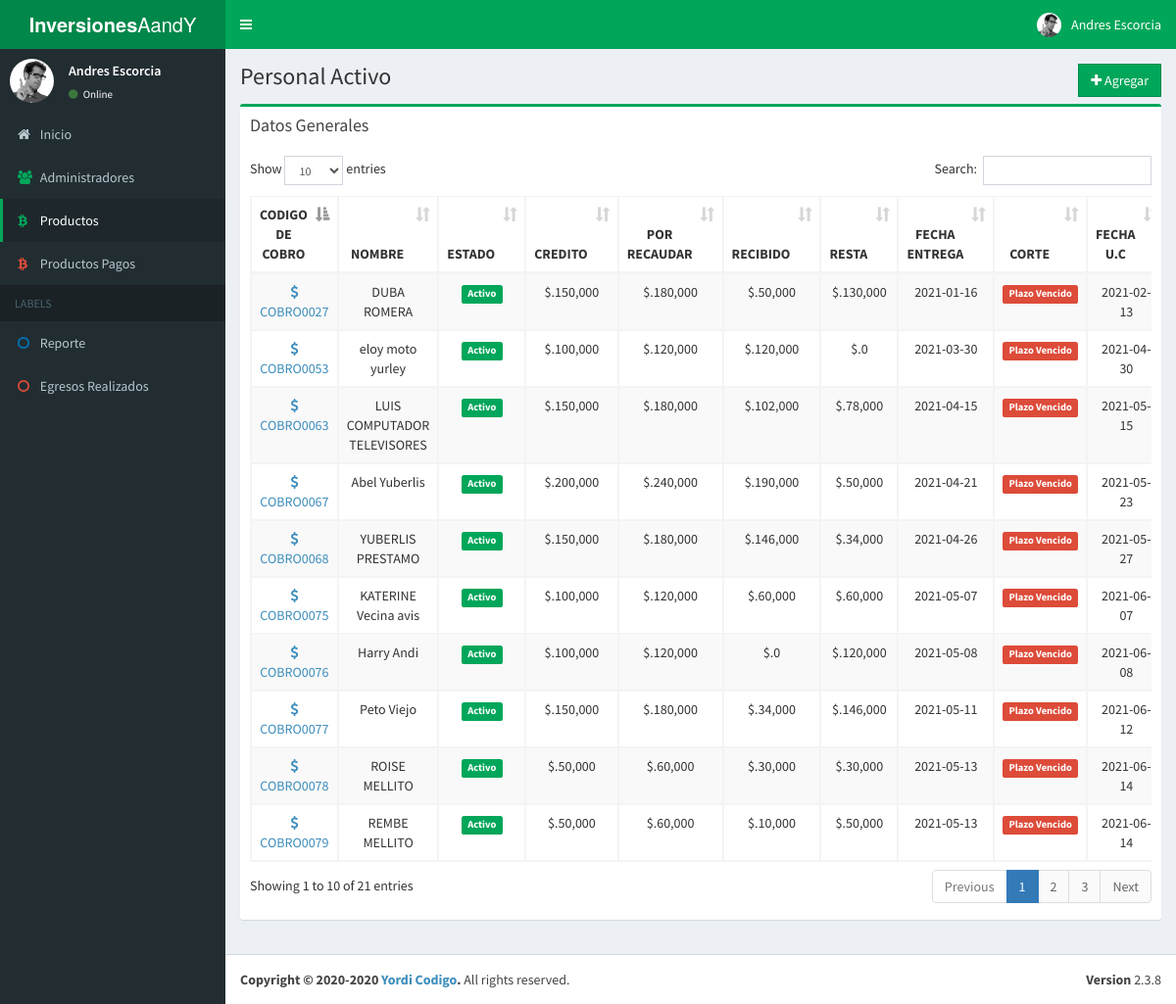
The page /productos.php (signed in) on the database its author committed.
### tables this page shows
CREATE TABLE IF NOT EXISTS `db_usuarios_cobrar` (
  `id` int(11) NOT NULL AUTO_INCREMENT,
  `codigo` varchar(50) DEFAULT NULL,
  `nombres` varchar(50) DEFAULT NULL,
  `apellidos` varchar(50) DEFAULT NULL,
  `direccion` varchar(50) DEFAULT NULL,
  `estado` varchar(50) DEFAULT NULL,
  `prestado` decimal(10,0) DEFAULT NULL,
  `interes` decimal(10,0) DEFAULT NULL,
  `acobrar` decimal(10,0) DEFAULT NULL,
  `recibido` decimal(10,0) DEFAULT NULL,
  `fecha_entrega` date DEFAULT NULL,
  `fechapc` date DEFAULT NULL,
  `fechauc` date DEFAULT NULL,
  PRIMARY KEY (`id`) USING BTREE,
  UNIQUE KEY `codigo` (`codigo`) USING BTREE
);

### productos.php (the view, shortened to what this page needs)
<?php include('includes/header.php');
include 'config/database.php';
 $ejecutar = "SELECT * FROM db_usuarios_cobrar WHERE estado='Activo'";
    $resultado = $conn->query($ejecutar);
    $productos = array();
    while ($row = $resultado->fetch_assoc()) {
      $productos[]= $row;
    }
    $fecha = date("Y-m-d");
?>
<section class="content-header">
  <h1>
    Personal Activo
    <a class="btn btn-success btn-flat pull-right" href="" title="Agregar" data-toggle="modal" data-target="#agregarproductos"><i class="fa fa-plus"></i> Agregar</a>
  </h1>
</section>
<section class="content">
  <div class="row">
    <div class="col-xs-12">
      <div class="box box-success">
        <div class="box-header">
          <h3 class="box-title">Datos Generales</h3>
        </div>
        <div class="box-body">
            <div class="table-responsive">
              <table id="example1" class="table table-bordered table-striped">
                <thead>
                <tr>
                  <th class="text-center">CODIGO DE COBRO</th>
                  <th class="text-center">NOMBRE</th>
                  <th class="text-center">ESTADO</th>
                  <th class="text-center">CREDITO</th>
                  <th class="text-center">POR RECAUDAR</th>
                  <th class="text-center">RECIBIDO</th>
                  <th class="text-center">RESTA</th>
                  <th class="text-center">FECHA ENTREGA</th>
                  <th class="text-center">CORTE</th>
                  <th class="text-center">FECHA U.C</th>
                </tr>
                </thead>
                <tbody>
                <tr>
                <?php
                foreach($productos as $x => $productos) {
                        ?>
                  <td class="text-center"><a href="addcobro.php?id=<?php echo $productos['codigo'] ?>"><span class="fa fa-dollar" aria-hidden="true"></span><?php echo $productos['codigo']; ?></a></td>
                  <td class="text-center"><?php echo $productos['nombres'] ?> <?php echo $productos['apellidos'] ?></td>
                  <td class="text-center">
                  <?php
      if ($productos['estado'] == 'Activo') {
        echo '<span class="label label-success">Activo</span>';
      } else if ($productos['estado'] == 'Inactivo') {
        echo '<span class="label label-danger">Inactivo</span>';
      }
      ?>
                  </td>
                  <td class="text-center">$.<?php echo number_format($productos['prestado']) ?></td>
                  <td class="text-center">$.<?php echo number_format($productos['acobrar']) ?></td>
                  <td class="text-center">$.<?php echo number_format($productos['recibido']) ?></td>
                  <td class="text-center">$.<?php echo number_format($productos['acobrar'] - $productos['recibido']) ?></td>
                  <td class="text-center"><?php echo $productos['fecha_entrega'] ?></td>
                  <td class="text-center"><?php if ($fecha >= $productos['fechauc']){
      echo '<span class="label label-danger">Plazo Vencido</span>';
    } else {
      echo '<span class="label label-primary">A tiempo</span>';
    }?></td>
                  <td class="text-center"><?php echo $productos['fechauc'] ?></td>
                </tr>
                <?php
                        }
                        ?>
                </tbody>
              </table>
            </div>
            </div>
      </div>
    </div>
  </div>
</section>
<?php include('includes/footer.php'); ?>

### includes/header.php (shortened to what this page needs)
<!DOCTYPE html>
<html>
<head>
  <link rel="stylesheet" href="bootstrap/css/bootstrap.min.css">
  <link rel="stylesheet" href="bootstrap/css/iconos.min.css">
  <link rel="stylesheet" href="plugins/select2/select2.min.css">
  <link rel="stylesheet" href="plugins/datatables/dataTables.bootstrap.css">
  <link rel="stylesheet" href="dist/css/AdminLTE.min.css">
  <link rel="stylesheet" href="dist/css/skins/skin-green.min.css">
  <link rel="stylesheet" href="bootstrap/css/sweetalert2.min.css">
</head>
<body class="hold-transition skin-green sidebar-mini">
<div class="wrapper">
  <header class="main-header">
    <a href="index2.html" class="logo">
      <span class="logo-lg"><b>Inversiones</b>AandY</span>
    </a>
    <nav class="navbar navbar-static-top">
      <a href="#" class="sidebar-toggle" data-toggle="offcanvas" role="button">
      </a>
      <div class="navbar-custom-menu">
        <ul class="nav navbar-nav">
          <li class="dropdown user user-menu">
            <a href="#" class="dropdown-toggle" data-toggle="dropdown">
              <img src="dist/img/user2-160x160.jpg" class="user-image" alt="User Image">
              <span class="hidden-xs"><?php echo $_SESSION['nombre'];?></span>
            </a>
          </li>
        </ul>
      </div>
    </nav>
  </header>
  <aside class="main-sidebar">
    <section class="sidebar">
      <div class="user-panel">
        <div class="pull-left image">
          <img src="dist/img/user2-160x160.jpg" class="img-circle" alt="User Image">
        </div>
        <div class="pull-left info">
          <p><?php echo $_SESSION['nombre'];?></p>
          <a href="#"><i class="fa fa-circle text-success"></i> Online</a>
        </div>
      </div>
      <ul class="sidebar-menu"  data-widget="treeview" role="menu" data-accordion="false">
        <li class=" treeview">
          <a href="inicio.php">
            <i class="fa fa-home"></i> <span>Inicio</span>
          </a>
        </li>
        <?php if ($_SESSION['nivel'] == 1): ?>
        <li class=""><a href="admin.php"><i class="fa  fa-users text-green"></i> <span>Administradores</span></a></li>
        <?php endif; ?>
<li class=""><a href="productos.php"><i class="fa  fa-btc text-green"></i> <span>Productos</span></a></li>
<li class=""><a href="usuarios_pagos.php"><i class="fa  fa-btc text-red"></i> <span>Productos Pagos</span></a></li>
        <li class="header">LABELS</li>
        <li class=""><a href="reporte.php"><i class="fa fa-circle-o text-blue"></i> <span>Reporte</span></a></li>
        <li class=""><a href="egresos.php"><i class="fa fa-circle-o text-red"></i> <span>Egresos Realizados</span></a></li>
      </ul>
    </section>
  </aside>
  <div class="content-wrapper">

### includes/footer.php (shortened to what this page needs)
  </div>
  <footer class="main-footer">
    <div class="pull-right hidden-xs">
      <b>Version</b> 2.3.8
    </div>
    <strong>Copyright &copy; 2020-2020 <a href="http://redes.com">Yordi Codigo</a>.</strong> All rights
    reserved.
  </footer>
  </div>
</body>
</html>

### rows shown on the page
db_usuarios_cobrar: codigo "COBRO0027", nombres "DUBA", apellidos "ROMERA", estado "Activo", prestado "150,000", acobrar "180,000", recibido "50,000", $productos['acobrar'] - $productos['recibido'] "130,000", fecha_entrega "2021-01-16", shows "Plazo Vencido", fechauc "2021-02-13"
db_usuarios_cobrar: codigo "COBRO0053", nombres "eloy moto", apellidos "yurley", estado "Activo", prestado "100,000", acobrar "120,000", recibido "120,000", $productos['acobrar'] - $productos['recibido'] "0", fecha_entrega "2021-03-30", shows "Plazo Vencido", fechauc "2021-04-30"
db_usuarios_cobrar: codigo "COBRO0063", nombres "LUIS COMPUTADOR", apellidos "TELEVISORES", estado "Activo", prestado "150,000", acobrar "180,000", recibido "102,000", $productos['acobrar'] - $productos['recibido'] "78,000", fecha_entrega "2021-04-15", shows "Plazo Vencido", fechauc "2021-05-15"
db_usuarios_cobrar: codigo "COBRO0067", nombres "Abel", apellidos "Yuberlis", estado "Activo", prestado "200,000", acobrar "240,000", recibido "190,000", $productos['acobrar'] - $productos['recibido'] "50,000", fecha_entrega "2021-04-21", shows "Plazo Vencido", fechauc "2021-05-23"
db_usuarios_cobrar: codigo "COBRO0068", nombres "YUBERLIS", apellidos "PRESTAMO", estado "Activo", prestado "150,000", acobrar "180,000", recibido "146,000", $productos['acobrar'] - $productos['recibido'] "34,000", fecha_entrega "2021-04-26", shows "Plazo Vencido", fechauc "2021-05-27"
db_usuarios_cobrar: codigo "COBRO0075", nombres "KATERINE", apellidos "Vecina avis", estado "Activo", prestado "100,000", acobrar "120,000", recibido "60,000", $productos['acobrar'] - $productos['recibido'] "60,000", fecha_entrega "2021-05-07", shows "Plazo Vencido", fechauc "2021-06-07"
db_usuarios_cobrar: codigo "COBRO0076", nombres "Harry", apellidos "Andi", estado "Activo", prestado "100,000", acobrar "120,000", recibido "0", $productos['acobrar'] - $productos['recibido'] "120,000", fecha_entrega "2021-05-08", shows "Plazo Vencido", fechauc "2021-06-08"
db_usuarios_cobrar: codigo "COBRO0077", nombres "Peto", apellidos "Viejo", estado "Activo", prestado "150,000", acobrar "180,000", recibido "34,000", $productos['acobrar'] - $productos['recibido'] "146,000", fecha_entrega "2021-05-11", shows "Plazo Vencido", fechauc "2021-06-12"
db_usuarios_cobrar: codigo "COBRO0078", nombres "ROISE", apellidos "MELLITO", estado "Activo", prestado "50,000", acobrar "60,000", recibido "30,000", $productos['acobrar'] - $productos['recibido'] "30,000", fecha_entrega "2021-05-13", shows "Plazo Vencido", fechauc "2021-06-14"
db_usuarios_cobrar: codigo "COBRO0079", nombres "REMBE", apellidos "MELLITO", estado "Activo", prestado "50,000", acobrar "60,000", recibido "10,000", $productos['acobrar'] - $productos['recibido'] "50,000", fecha_entrega "2021-05-13", shows "Plazo Vencido", fechauc "2021-06-14"

### other values the page prints
$_SESSION['nombre'] "Andres Escorcia"
